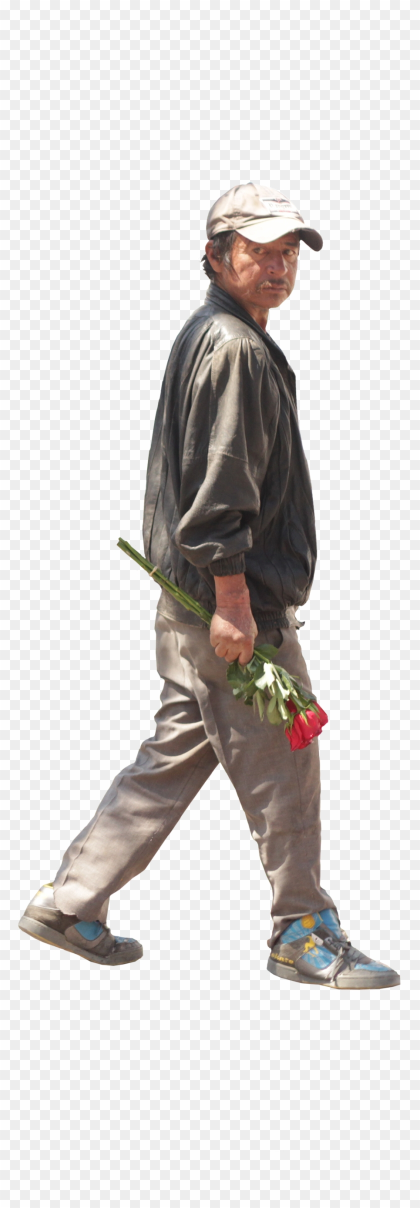
#> input picture assets/walking3.png, 840 x 2416 px (shown at 1/2 size)
$ jupyter execute --allow-errors main.ipynb   (older library calls are emulated)
#> lines starting #> are read from the running program, lines starting #| are printed output that depends on the picture; after the words box and inside, x2 and y2 are one past the last pixel; in counts of white or black regions, pixels touching at a corner belong together
# Laboratorio 3 - Visión por Computadora
## Integrantes:

- Javier Alvarado - 21188
- Mario Guerra - 21008
- Emilio Solano - 21212

[cell 1]
import cv2
import numpy as np
from skimage.feature import hog
import matplotlib.pyplot as plt

[cell 2]
img_bgr = cv2.imread("assets/person.png")
#> (the rest of this cell did not finish here and is left out)

[cell 3]
# [13 lines left out: function calcular_gradientes, not called in this run]

[cell 4]
# [43 lines left out: function construir_histogramas_celdas, not called in this run]

[cell 5]
# [30 lines left out: function normalizar_bloques, not called in this run]

[cell 6]
def hog_descriptor(ruta_imagen, k=1, celdas=8, bins=9, celdas_por_bloque=2):
    """
    Calcula el descriptor HOG a partir de una imagen en 'ruta_imagen'
    con tamaño de salida 128k×64k.
    """
    # 1. Preprocesado
    img = preprocesar_imagen_opencv(ruta_imagen, k=k, out_dtype='uint8')

    fd, hog_image = hog(img,
                    orientations=9,
                    pixels_per_cell=(8, 8),
                    cells_per_block=(2, 2),
                    visualize=True,
                    block_norm='L2-Hys')

    plt.imshow(hog_image, cmap='gray')
    plt.show()

    # 2. Gradientes
    magnitud, orientacion = calcular_gradientes(img)

    # 3. Histograma por celdas
    hist_celdas = construir_histogramas_celdas(magnitud, orientacion,
                                               celdas=celdas,
                                               bins=bins)
    # 4. Normalización por bloques
    hog_vec = normalizar_bloques(hist_celdas, celdas_por_bloque=celdas_por_bloque)

    return hog_vec

[cell 7]
ruta = "assets/person.png"

#> (the rest of this cell did not finish here and is left out)

[cell 8]
sobel_x = np.array([[-1,  0,  1],
                    [-2,  0,  2],
                    [-1,  0,  1]], dtype=np.float32)

sobel_y = np.array([[ 1,  2,  1],
                    [ 0,  0,  0],
                    [-1, -2, -1]], dtype=np.float32)

prewitt_x = np.array([[-1,  0,  1],
                      [-1,  0,  1],
                      [-1,  0,  1]], dtype=np.float32)

prewitt_y = np.array([[ 1,  1,  1],
                      [ 0,  0,  0],
                      [-1, -1, -1]], dtype=np.float32)

[cell 9]
def gradiente(imagen_gray, method='sobel'):
    """
    Calcula la magnitud y el ángulo del gradiente de 'imagen_gray'
    usando filtros de Sobel o de Prewitt.

    Parámetros:
    -----------
    imagen_gray : np.ndarray
        Imagen en escala de grises (uint8 o float).
    method : str
        'sobel' o 'prewitt'.

    Retorna:
    --------
    G : np.ndarray
        Magnitud del gradiente (mismo tamaño que 'imagen_gray').
    theta : np.ndarray
        Ángulo del gradiente en grados, en [0, 180).
    """

    # Definir kernels
    if method.lower() == 'sobel':
        kx = np.array([[-1,  0,  1],
                       [-2,  0,  2],
                       [-1,  0,  1]], dtype=np.float32)
        ky = np.array([[ 1,  2,  1],
                       [ 0,  0,  0],
                       [-1, -2, -1]], dtype=np.float32)
    elif method.lower() == 'prewitt':
        kx = np.array([[-1,  0,  1],
                       [-1,  0,  1],
                       [-1,  0,  1]], dtype=np.float32)
        ky = np.array([[ 1,  1,  1],
                       [ 0,  0,  0],
                       [-1, -1, -1]], dtype=np.float32)
    else:
        raise ValueError("method debe ser 'sobel' o 'prewitt'")

    # Aplicar correlación en X e Y con padding que conserve dimensiones
    Gx = cv2.filter2D(src=imagen_gray, ddepth=cv2.CV_64F, kernel=kx,
                      borderType=cv2.BORDER_REPLICATE)
    Gy = cv2.filter2D(src=imagen_gray, ddepth=cv2.CV_64F, kernel=ky,
                      borderType=cv2.BORDER_REPLICATE)

    # Calcular magnitud
    G = np.sqrt(Gx**2 + Gy**2)

    # Calcular ángulo en grados
    theta = np.arctan2(Gy, Gx) * 180.0 / np.pi
    theta[theta < 0] += 180.0

    return G, theta

[cell 10]
# Cargar la imagen en escala de grises
imagen_gray = cv2.imread("./assets/person.png", cv2.IMREAD_GRAYSCALE)

# Calcular gradiente con Sobel
#> (the rest of this cell did not finish here and is left out)

[cell 11]
# [34 lines left out: function build_blocks, not called in this run]

[cell 12]
block_size = 8 # Tamaño del bloque
#> (the rest of this cell did not finish here and is left out)

[cell 13]
# [42 lines left out: function compute_histogram, not called in this run]

[cell 14]
block_size = 8
n_bins = 9

#> (the rest of this cell did not finish here and is left out)

[cell 15]
import numpy as np
import cv2

def draw_histogram(histogram, block_size=8, n_bins=9):
    """
    Entrada:
        histogram: Vector de tamaño (n_bins,) con los valores del histograma.
        block_size: Tamaño del bloque (anchura y altura de la imagen generada).
        n_bins: Número de bins en el histograma.

    Salida:
        img: Imagen en escala de grises con las líneas representando el histograma.
    """
#> called with histogram = array of shape (9,), block_size = 8, n_bins = 9
    img = np.zeros((block_size, block_size), dtype=np.uint8)
    center = (block_size // 2, block_size // 2)
    bin_width = 180 / n_bins

    max_mag = np.max(histogram) if np.max(histogram) > 0 else 1

    for i in range(n_bins):
        angle = np.deg2rad(i * bin_width)
        magnitude = (histogram[i] / max_mag) * (block_size // 2)  # Normalizar magnitud

        x_offset = int(np.cos(angle) * magnitude)
        y_offset = int(np.sin(angle) * magnitude)

        pt1 = (center[0] - x_offset, center[1] - y_offset)
        pt2 = (center[0] + x_offset, center[1] + y_offset)

        cv2.line(img, pt1, pt2, 255, 1)

    return img

[cell 16]
block_size = 8
n_bins = 9
random_histogram = np.random.rand(n_bins)

visual_block = draw_histogram(random_histogram, block_size, n_bins)

[cell 17]
visual_block

[cell 18]
def build_direction_image(histograms, img_shape, block_size=8, n_bins=9):
    """
    Entrada:
        histograms: Array de tamaño (num_blocks, n_bins) con los histogramas normalizados.
        img_shape: Tamaño de la imagen original (altura, anchura).
        block_size: Tamaño de cada bloque.
        n_bins: Número de bins en el histograma.

    Salida:
        direction_img: Imagen combinada de todas las representaciones visuales de histogramas.
    """
#> called with histograms = array of shape (1024, 9), img_shape = (256, 256), block_size = 8, n_bins = 9
    img_h, img_w = img_shape
    grid_h, grid_w = img_h // block_size, img_w // block_size

    direction_img = np.zeros((img_h, img_w), dtype=np.uint8)

    block_idx = 0
    for i in range(grid_h):
        for j in range(grid_w):
            if block_idx >= histograms.shape[0]:
                break

            hist_img = draw_histogram(histograms[block_idx], block_size, n_bins)

            y_start, x_start = i * block_size, j * block_size
            direction_img[y_start:y_start + block_size, x_start:x_start + block_size] = hist_img

            block_idx += 1

    return direction_img

[cell 19]
# Imagen original de 256x256 píxeles
img_shape = (256, 256)
num_blocks = (img_shape[0] // block_size) * (img_shape[1] // block_size)

# Simulando histogramas aleatorios por cada bloque
simulated_histograms = np.random.rand(num_blocks, n_bins)

# Generar imagen de direcciones
direction_image = build_direction_image(simulated_histograms, img_shape, block_size, n_bins)

[cell 20]
plt.figure(figsize=(10, 5))
plt.subplot(1, 2, 1)
plt.imshow(direction_image, cmap='gray')
plt.show()
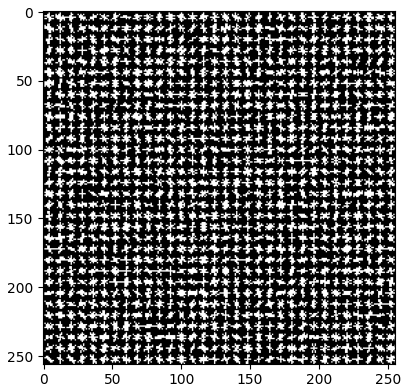
#> figure drawn by matplotlib, 1 panel

[cell 21]
import matplotlib.pyplot as plt
from skimage.feature import hog

# Calculando HOG
fd, hogI = hog(direction_image, orientations=9, pixels_per_cell=(8, 8), cells_per_block=(2, 2), visualize=True)

plt.figure(figsize=(10, 5))
plt.subplot(1, 2, 1)
plt.title("HOG con implementación")
plt.imshow(direction_image, cmap='gray')

plt.subplot(1, 2, 2)
plt.title("HOG con skimage")
plt.imshow(hogI, cmap='gray')

plt.show()
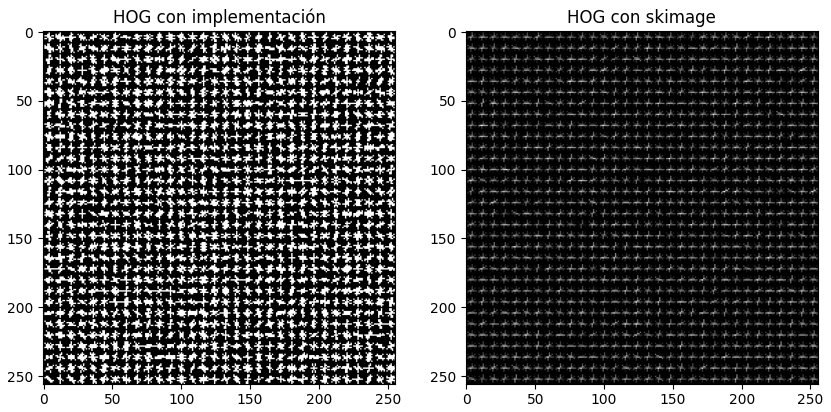
#> figure drawn by matplotlib, 2 panels

[cell 22]
def reescalar_imagen(imagen, ancho=64, alto=128):
    return cv2.resize(imagen, (ancho, alto), interpolation=cv2.INTER_AREA)

# Cargar imagen de prueba
I = cv2.imread("./assets/walking3.png")
#> I is the input picture: shape (2416, 840, 3); mean B, G, R 212.9, 214.5, 217.6
I_gray = cv2.cvtColor(I, cv2.COLOR_BGR2GRAY)
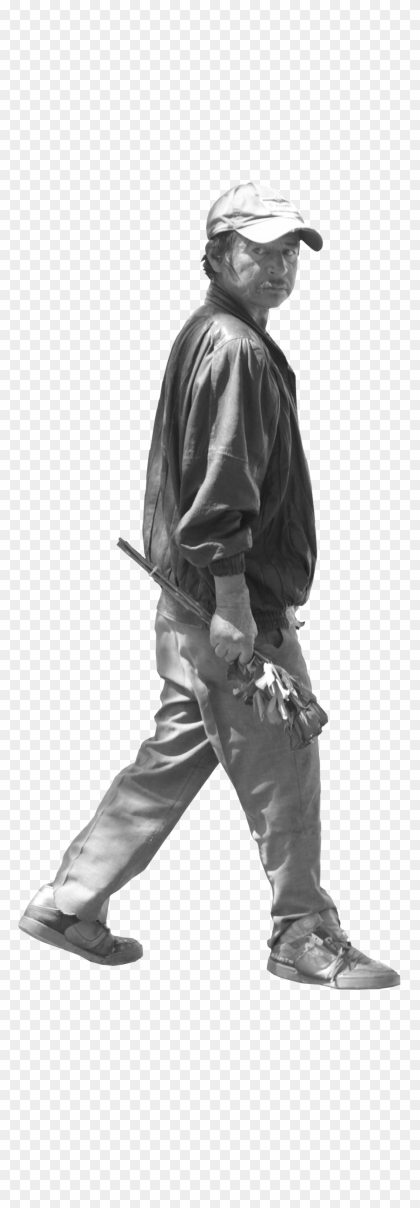
#> I_gray: shape (2416, 840) (shown at 1/2 size); min 23, max 255, mean 215.3

# Reescalar imagen antes de la detección
I_gray = reescalar_imagen(I_gray, ancho=128, alto=256)
#> in reescalar_imagen, `return cv2.resize(imagen, (ancho, alto), interpolation=cv2.INTER_AREA)`:
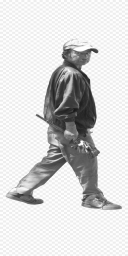
#> returned value: shape (256, 128); min 25, max 254, mean 215.2

hog2 = cv2.HOGDescriptor()
hog2.setSVMDetector(cv2.HOGDescriptor_getDefaultPeopleDetector())

# Detectar personas
locations, _ = hog2.detectMultiScale(I_gray, winStride=(8, 8), padding=(8, 8), scale=1.05)
#> locations = [[21, 20, 102, 204]]

# Dibujar rectángulos sobre las detecciones
I_resized = reescalar_imagen(I, ancho=128, alto=256)  # Ajustar imagen a la misma escala
#> call 2 of reescalar_imagen, with ancho = 128, alto = 256
#> in reescalar_imagen (call 2), `return cv2.resize(imagen, (ancho, alto), interpolation=cv2.INTER_AREA)`:
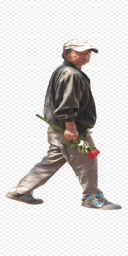
#> returned value: shape (256, 128, 3); mean of channels 0, 1, 2 212.8, 214.5, 217.6; drawn as B, G, R
for (x, y, w, h) in locations:
    cv2.rectangle(I_resized, (x, y), (x + w, y + h), (0, 0, 255), 2)
#> this loop made 1 pass
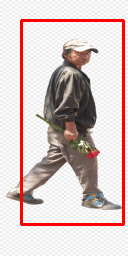
#> I_resized: shape (256, 128, 3); 5.59% of pixels changed, all inside (x1, y1, x2, y2) = (20, 19, 125, 226)

# Convertir a RGB para visualizar con Matplotlib
I_rgb = cv2.cvtColor(I_resized, cv2.COLOR_BGR2RGB)

# Mostrar imagen con detecciones
plt.figure(figsize=(90, 10))
plt.imshow(I_rgb)
plt.axis('off')
plt.title("Detección de Personas con OpenCV")
plt.show()

$ run again, with assets/Lab3_1.png copied over assets/walking3.png
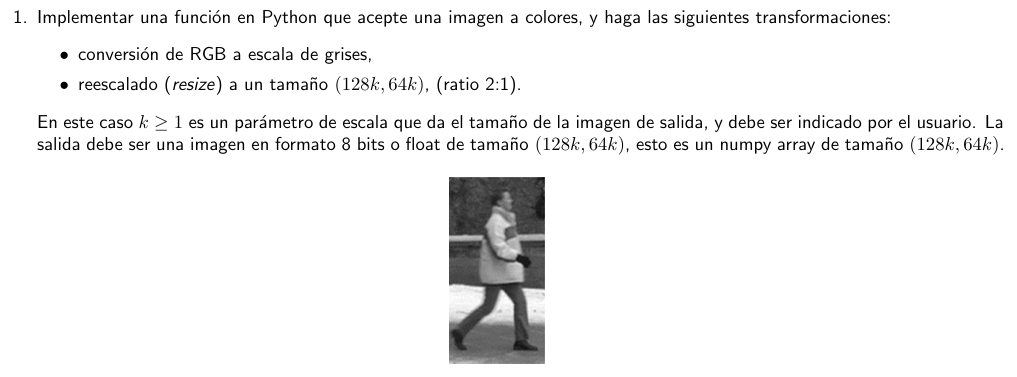
#> input picture assets/Lab3_1.png, 1017 x 377 px
#> I is the input picture: shape (377, 1017, 3); mean B, G, R 241.7, 241.7, 241.7
#> in reescalar_imagen, `return cv2.resize(imagen, (ancho, alto), interpolation=cv2.INTER_AREA)`:
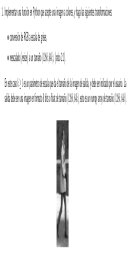
#> returned value: shape (256, 128); min 26, max 255, mean 241.7
#> locations = ()

$ run again, with assets/man4.png copied over assets/walking3.png
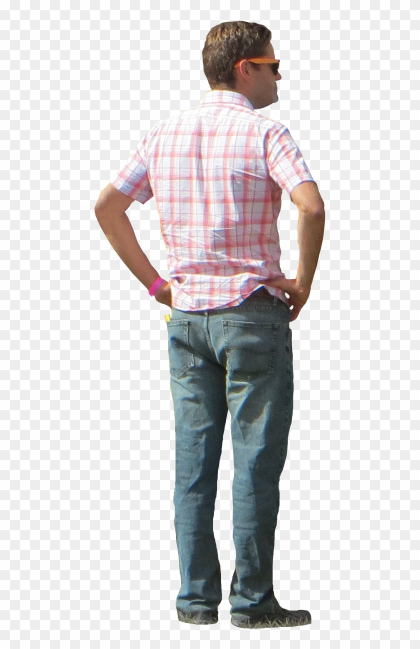
#> input picture assets/man4.png, 840 x 1298 px (shown at 1/2 size)
#> I is the input picture: shape (1298, 840, 3); mean B, G, R 215.4, 215, 217.1
#> locations = [[40, 0, 68, 129]]
#> in reescalar_imagen (call 2), `return cv2.resize(imagen, (ancho, alto), interpolation=cv2.INTER_AREA)`:
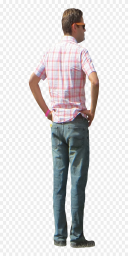
#> returned value: shape (256, 128, 3); mean of channels 0, 1, 2 215.4, 215, 217.1; drawn as B, G, R
#> the loop `for (x, y, w, h) in locations:` made 1 pass
#> after the loop `for (x, y, w, h) in locations:`:
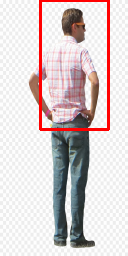
#> I_resized: shape (256, 128, 3); 3.38% of pixels changed, all inside (x1, y1, x2, y2) = (39, 0, 110, 131)
